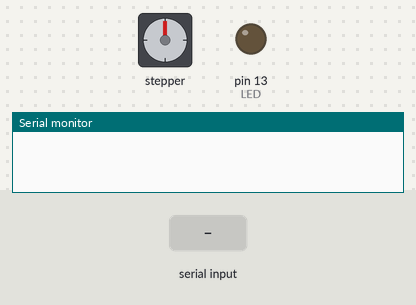
Recording of a sketch running on a simulated Arduino Uno, built with avr-gcc and run on an emulated ATmega328P. Parts: stepper motor, output pins drawn as LEDs (lit = HIGH), the last lines printed to the serial monitor. Wiring (inferred from the names in the program): stepper motor driver (200 steps per turn assumed): step pin 9; direction pin 8. Dashed ring = blinking. The test bench sets the inputs (shaded band). Pins used as bus, display or sensor lines are not drawn.

Above: at 1.2 s.
1.3 s: "MOTORSTART\n" received over Serial
2.8 s: "MOTORSTART\n" received over Serial
At 2.96 s:
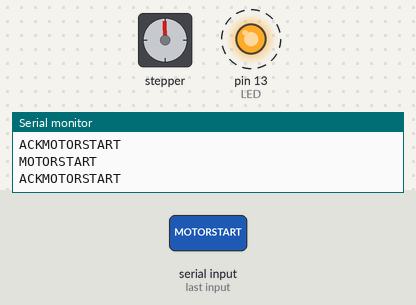
At 3.58 s:
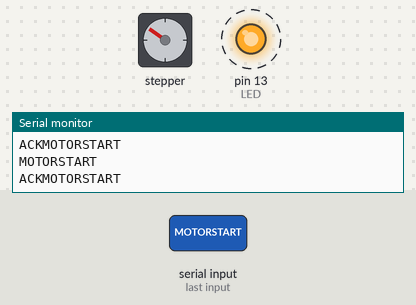
5.8 s: "SETFREQ \n" received over Serial
At 6.05 s:
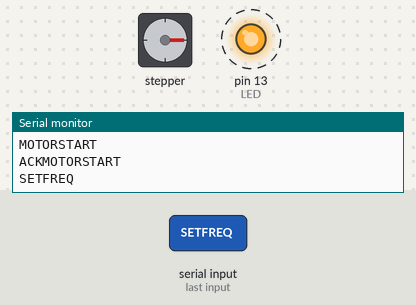
8.8 s: "30,150\n" received over Serial
Timing chart, 0 to 43.9 s (numbered marks = the images above; inputs shaded):
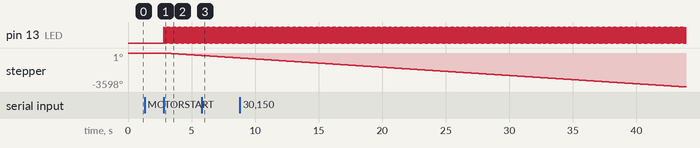

The sketch:

motor_controller_arduino.ino
```cpp
const int DIR = 8;
const int PUL = 9;
const int LED = LED_BUILTIN;


volatile bool motorActive = false;
unsigned long lastToggleTime = 0;
unsigned long pwmInterval = 10000;
bool pwmState = false;


String commandBuffer = "";
int commandCounter = 0;

void setup() {

  Serial.begin(9600);

  pinMode(DIR, OUTPUT);
  pinMode(PUL, OUTPUT);
  pinMode(LED, OUTPUT);

  digitalWrite(DIR, LOW);
  digitalWrite(PUL, LOW);
  digitalWrite(LED, LOW);

}

void processCommand(String command) {
  Serial.println(command);

  if (command == "MOTORSTART") {
    Serial.println("ACKMOTORSTART");
    commandCounter ++;
    if (commandCounter >= 2) {
      motorActive = true;
      commandCounter = 0;
    }
  } else if (command == "MOTORSTOP"){
    Serial.println("ACKMOTORSTOP");
    commandCounter ++;
    if (commandCounter >= 2) {
      motorActive = false;
      digitalWrite(PUL, LOW);
      digitalWrite(LED, LOW);
      pwmInterval = 10000;
      commandCounter = 0;
    }
  } else if (command.startsWith("SETFREQ ")) {
    String valueStr = command.substring(8);
    unsigned long newFreq = valueStr.toInt();

    if (newFreq > 10 && newFreq <= 10000) {
      Serial.print("ACKSETFREQ ");
      Serial.println(pwmInterval);
      commandCounter ++;
      if (commandCounter >= 2) {
        pwmInterval = newFreq;
        commandCounter = 0;
      }
    }

  } else {
    Serial.println(command);
  }

}

void serialHandler() {
  while (Serial.available() > 0) {
    char c = Serial.read();
    if (c == '\n'){
      String commandSending = commandBuffer;
      commandBuffer = "";
      processCommand(commandSending);
      // commandBuffer = "";
    } else {
      commandBuffer += c;
    }
  }
}

void motorHandler() {
  if (motorActive) {
    unsigned long currentTime = micros();
    if (currentTime - lastToggleTime >= pwmInterval) {
      lastToggleTime = currentTime;
      pwmState = ! pwmState;
      digitalWrite(PUL, pwmState);
      digitalWrite(LED, pwmState);
    }
  }
}

void loop() {
  serialHandler();
  motorHandler();
}
```

Measured:
- after the input at 2.8 s, pin 13 (LED): alternates HIGH for 0.01 s and LOW for 0.01 s, starting at once; stepper: keeps turning counter-clockwise at about 88°/s, starting at once
